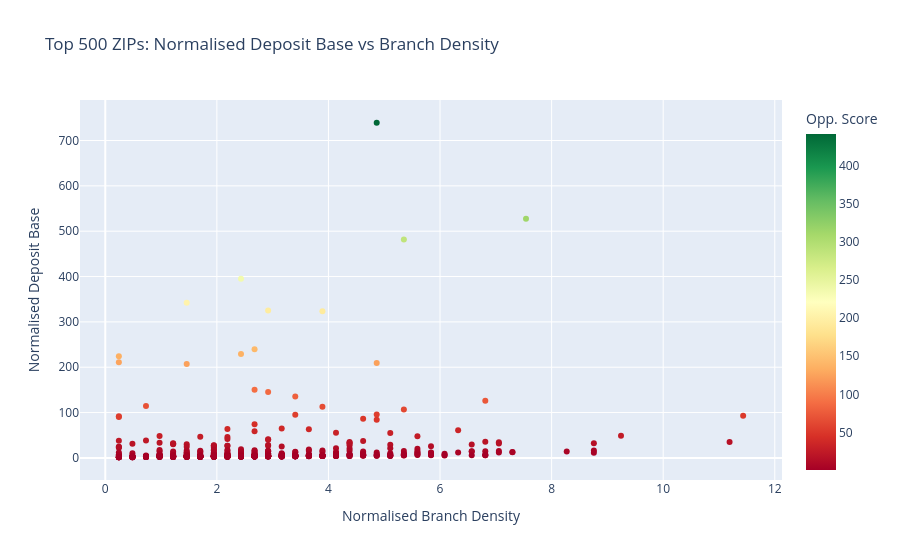

Notebook code for this chart:
### Code cell
# Scatter: Deposit base vs Branch density, coloured by Opportunity Score

fig = px.scatter(
    zip_df.head(500),
    x='NORM_BRANCH_DENSITY',
    y='NORM_DEPOSIT_BASE',
    color='OPPORTUNITY_SCORE',
    hover_data=['ZIP','STATE'],
    color_continuous_scale='RdYlGn',
    title= 'Top 500 ZIPs: Normalised Deposit Base vs Branch Density',
    labels={
        'NORM_BRANCH_DENSITY': 'Normalised Branch Density',
        'NORM_DEPOSIT_BASE'  : 'Normalised Deposit Base',
        'OPPORTUNITY_SCORE'  : 'Opp. Score',
    }
)

fig.show()
print('Top-left quadrant = high deposits + low density = best expansion targets.')

### Figure 1 — Plotly figure (JSON) as saved in the notebook; plotly's stock layout.template omitted (floating-point values rounded to 4 significant figures; data arrays with more than 128 entries replaced by an {"elided": "..."} marker saying what was removed)
{"data": [{"customdata": {"elided": "500x2 str values"}, "hovertemplate": "Normalised Branch Density=%{x}<br>Normalised Deposit Base=%{y}<br>ZIP=%{customdata[0]}<br>STATE=%{customdata[1]}<br>Opp. Score=%{marker.color}<extra></extra>", "legendgroup": "", "marker": {"color": {"elided": "500 float values"}, "coloraxis": "coloraxis", "symbol": "circle"}, "mode": "markers", "name": "", "orientation": "v", "showlegend": false, "type": "scatter", "x": {"elided": "500 float values"}, "xaxis": "x", "y": {"elided": "500 float values"}, "yaxis": "y"}], "layout": {"coloraxis": {"colorbar": {"title": {"text": "Opp. Score"}}, "colorscale": [[0, "rgb(165,0,38)"], [0.1, "rgb(215,48,39)"], [0.2, "rgb(244,109,67)"], [0.3, "rgb(253,174,97)"], [0.4, "rgb(254,224,139)"], [0.5, "rgb(255,255,191)"], [0.6, "rgb(217,239,139)"], [0.7, "rgb(166,217,106)"], [0.8, "rgb(102,189,99)"], [0.9, "rgb(26,152,80)"], [1, "rgb(0,104,55)"]]}, "legend": {"tracegroupgap": 0}, "title": {"text": "Top 500 ZIPs: Normalised Deposit Base vs Branch Density"}, "xaxis": {"anchor": "y", "domain": [0, 1], "title": {"text": "Normalised Branch Density"}}, "yaxis": {"anchor": "x", "domain": [0, 1], "title": {"text": "Normalised Deposit Base"}}}}
